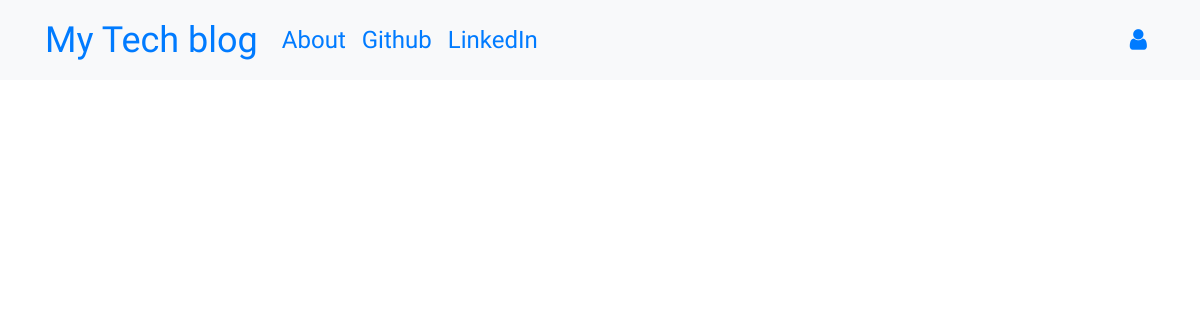
Before: / with the older database file.
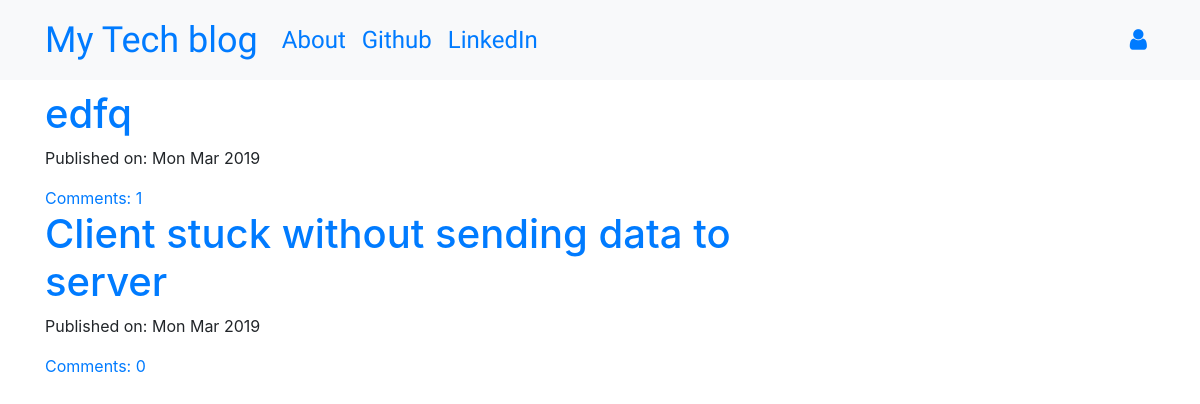
After: the same page with the newer database file.
### blog/models.py (models this page shows, shortened)
class Post(models.Model):
    author = models.ForeignKey('auth.User',on_delete=models.CASCADE)
    title = models.CharField(max_length=200)
    text = models.TextField()
    created_date = models.DateTimeField(default=timezone.now)
    published_date = models.DateTimeField(blank=True, null=True)
    def approve_comments(self):
        return self.comments.filter(approved_comment=True)

### blog/views.py (the view)
# urls.py: path('',views.PostListView.as_view(),name='post_list'),
class PostListView(ListView):
    model = Post
    def get_queryset(self):
        return Post.objects.filter(published_date__lte=timezone.now()).order_by('-published_date')

### blog/templates/blog/post_list.html
{% extends 'blog/base.html' %}
{% block content %}
<div class="centerstage">
    {% for post in post_list %}
        <div class="post">
            <h1><a href="{% url 'post_detail' pk=post.pk %}">{{ post.title }}</a></h1>
            <div class="date">
                <p>Published on: {{ post.published_date|date:"D M Y"}}</p>
            </div>
            <a href="{% url 'post_detail' pk=post.pk %}">Comments: {{ post.approve_comments.count }}</a>
        </div>
    {% endfor %}
</div>
{% endblock %}

### blog/templates/blog/base.html (shortened to what this page needs)
<!DOCTYPE html>
{% load static %}
<html>
  <head>
    <link rel="stylesheet" href="https://stackpath.bootstrapcdn.com/bootstrap/4.1.3/css/bootstrap.min.css"
>
    <link href="https://maxcdn.bootstrapcdn.com/font-awesome/4.7.0/css/font-awesome.min.css" rel="stylesheet">
    <link rel="stylesheet" href="//cdn.jsdelivr.net/medium-editor/latest/css/medium-editor.min.css" type="text/css" media="screen" charset="utf-8">
    <link rel="stylesheet" href="{% static 'css/blog.css' %}">
  </head>
  <body class='loader'>
    <nav class="navbar navbar-expand-lg bg-light techfont">
      <div class="container">
        <div class="navbar-nav align-items-center">
          <a class="navbar-brand bigbrand" href="{% url 'post_list' %}">My Tech blog</a>
          <a class="nav-item nav-link" href="{% url 'about' %}">About</a>
          <a class="nav-item nav-link" href="https://www.github.com">Github</a>
          <a class="nav-item nav-link" href="https://www.linkedin.com">LinkedIn</a>
        </div>
        <div class="navbar-nav align-items-center ml-auto">
          {% if user.is_authenticated %}
            <a class="nav-item nav-link" href="{% url 'post_new' %}">New Post</a>
            <a class="nav-item nav-link" href="{% url 'post_draft_list' %}">Drafts</a>
            <a class="nav-item nav-link" href="{% url 'logout' %}">Log out</a>
            <a >Welcome: {{ user.username }}</a>
          {% else %}
            <a class="nav-item nav-link" href="{% url 'login' %}" aria-label="Login">
              <span class="fa fa-user" aria-hidden="true"></span></a>
          {% endif %}
        </div>
      </div>
    </nav>
          <div class="content container">
              <div class="row">
                  <div class="col-md-8">
                    <div class="blog_posts">
                      {% block content %}
                      {% endblock %}
                    </div>
                  </div>
              </div>
          </div>
  </body>
</html>

### blog/static/css/blog.css (style rules this page uses)
.techfont { font-family: 'Russo One', sans-serif; font-size: 1.5em; margin-bottom: 10px; }
.centerstage { margin-left: auto; margin-right: auto; }
.bigbrand { font-size: 1.5em; }
.loader { filter:hue-rotate(0deg); color: linear-gradient(45deg,#0f8,#08f); animation:hue 5000ms infinite linear; }

Changed rows visible on the page:
added Post: title "edfq", published_date "Mon Mar 2019", approve_comments.count "1"
added Post: title "Client stuck without sending data to server", published_date "Mon Mar 2019", approve_comments.count "0"
